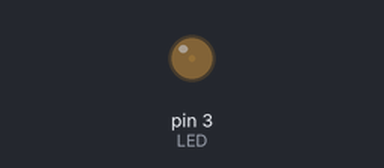
Bench run of a sketch on a simulated Arduino Uno, built with avr-gcc and run on an emulated ATmega328P. On the bench: output pins drawn as LEDs (lit = HIGH).

Above: at 0.05 s.
At 1.15 s:
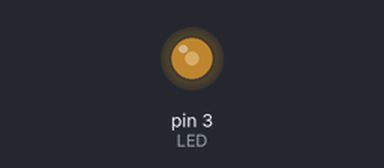
At 2.3 s:
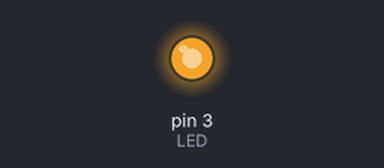
At 4.55 s:
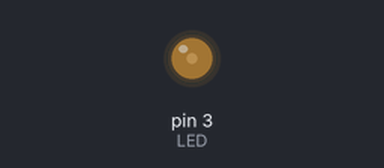
Timing chart, 0 to 6.6 s (numbered marks = the images above):
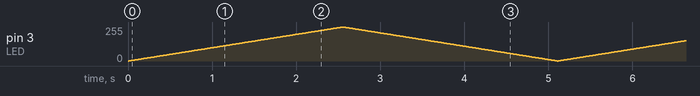

The sketch:

for-analogwrite-in-led.ino
```cpp
int LED = 3;
void setup() {
  // put your setup code here, to run once:
  pinMode(LED, OUTPUT);
}

void loop() {
  //плавно зажжём светодиод
  for (int i = 0; i <255; i++) {
  analogWrite(LED, i);
  delay(10);
    }

  //плавно выключим светодиод
  for (int i = 255; i > 0; i = i-1) {
  analogWrite(LED, i);
  delay(10);
    }
}
```
